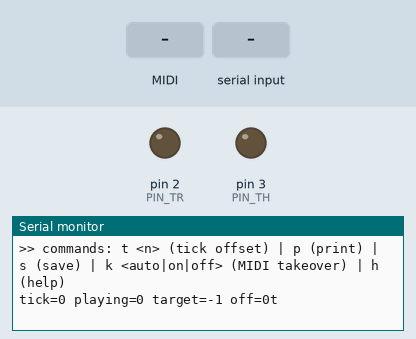
This sketch was run on a simulated Teensy 4. Shown: output pins drawn as LEDs (lit = HIGH), the last lines printed to the serial monitor. The test bench sets the inputs (shaded band). EEPROM starts erased.

Above: at 1.2 s.
1.3 s: MIDI note 36 received
At 2.6 s:
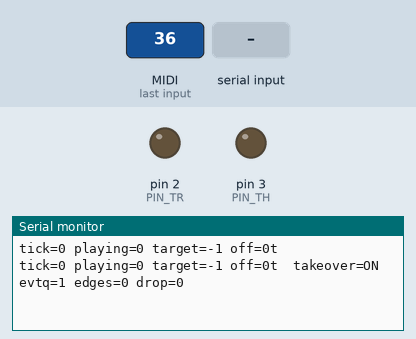
2.8 s: "on\n" received over Serial
At 2.96 s:
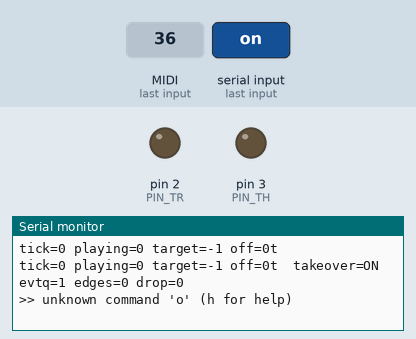
4.3 s: "90 45\n" received over Serial
At 4.7 s:
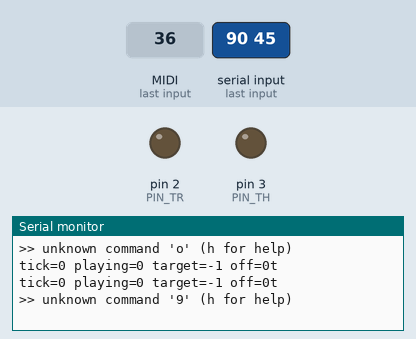
5.8 s: "t90\n" received over Serial
At 5.96 s:
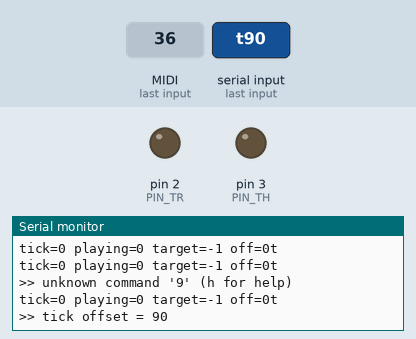

Measured:
- after the input at 1.3 s, the serial monitor: prints a new line after 0.70 s (image 1)
- after the input at 2.8 s, the serial monitor: prints a new line at once (image 2)
- after the input at 4.3 s, the serial monitor: prints a new line at once (image 3)
- after the input at 5.8 s, the serial monitor: prints a new line at once (image 4)

The sketch:

smsggdj_bridge_teensy.ino
```cpp
// smsggdj_bridge_teensy.ino -- wired USB-MIDI -> SMS/Mega Drive sync bridge (Teensy 4.1)
//
// The wired sibling of the ESP32 firmware (../../main): no WiFi, no Ableton Link.
// A DAW sends USB-MIDI over USB-C; this drives the same two DE-9 controller-port
// wires, so SMSGGDJ (SMS/GG) and genmddj (Mega Drive) follow it identically.
//
// Two mutually-exclusive uses of the two wires (same as the ESP32-S3):
//   * MIDI clock  -> a rolling 2-bit tick counter the tracker reads in SYNC: IN.
//   * MIDI notes  -> a console-clocked serial link (MIDI takeover) the tracker
//                    plays live on its own voices, sequencer stopped.
//
// BUILD: Arduino IDE / Teensyduino. Board = Teensy 4.1. Tools > USB Type =
//        "Serial + MIDI" (Serial keeps the tuning console; MIDI is the clock/notes
//        input). See ../README.md for wiring + the 5 V level-shifter requirement.
//
// The wire contract lives in ../../MIDI.md and ../../main; keep this in sync.

#include <EEPROM.h>
#include "config.h"
#include "midi_proto.h"

// ---------------------------------------------------------------------------
// Shared state. loop() produces (MIDI tick, event queue); two ISRs consume
// (the 1 kHz presenter IntervalTimer, the CLK falling-edge interrupt). Cortex-M7
// single-word access is atomic, but multi-field updates are guarded with
// noInterrupts()/interrupts() -- the Teensy equivalent of the ESP32 portMUX.
// ---------------------------------------------------------------------------
IntervalTimer g_presenter;

// MIDI-clock transport -> counter target. target < 0 means stopped/armed (freeze).
volatile int32_t g_midiTick   = 0;
volatile bool    g_playing    = false;
volatile int32_t g_target     = -1;
volatile uint32_t g_lastClockUs = 0;
int32_t g_offsetTicks = DEFAULT_OFFSET_TICKS;

// Wire role: the counter presenter owns the pins, or the takeover responder does.
enum WireMode { WIRE_COUNTER = 0, WIRE_TAKEOVER = 1 };
volatile WireMode g_wireMode = WIRE_COUNTER;

// --- Takeover event ring + shift register (see midi_proto.h for the frame) ----
volatile MidiEvt  g_evtq[MIDI_EVTQ_SIZE];
volatile uint16_t g_eHead = 0, g_eTail = 0;   // free-running; index = x & (SIZE-1)
volatile uint32_t g_sr = 0;                   // shift register, next bit in bit 31
volatile int      g_srBits = 0;               // bits left in g_sr (0 => reload)
volatile uint32_t g_lastClkEdgeUs = 0;        // last CLK edge (idle-gap detection)
volatile bool     g_idleArmed = false;        // flag already presented this idle gap
volatile uint32_t g_clkEdges = 0;             // HUD
volatile uint32_t g_dropped  = 0;             // HUD

// Takeover engagement, matching the ESP32's `k` command.
enum TakeoverMode { TK_AUTO = 0, TK_ON = 1, TK_OFF = 2 };
volatile int      g_takeoverMode = TK_AUTO;
volatile uint32_t g_takeoverLastUs = 0;

static inline uint16_t evtq_count() { return (uint16_t)(g_eHead - g_eTail); }

// ---------------------------------------------------------------------------
// Open-drain wire I/O. Teensy OUTPUT_OPENDRAIN matches the ESP32 semantics:
// level 1 = release (the port's pull-up -> logic high), 0 = drive to ground.
// (5 V is kept off the Teensy by the external level shifter -- see config.h.)
// ---------------------------------------------------------------------------
static inline void writeCounter(uint8_t count) {
  digitalWriteFast(PIN_TR, (count & 0x1) ? HIGH : LOW);   // bit 0
  digitalWriteFast(PIN_TH, (count & 0x2) ? HIGH : LOW);   // bit 1
}

// ---------------------------------------------------------------------------
// Counter presenter (1 kHz). Advances a rolling count toward g_target: never
// backward, <= MAX_TICKS_PER_FRAME between two SMS frame reads. Byte-for-byte the
// logic of onPresenterTimer() in ../../main/main.cpp. While takeover owns the
// pins it steps aside and services the idle-gap resync instead.
// ---------------------------------------------------------------------------
static void present_bit_locked();     // fwd
static void takeover_idle_check();    // fwd

static void onPresenterTimer() {
  if (g_wireMode != WIRE_COUNTER) { takeover_idle_check(); return; }

  int32_t target = g_target;   // single word; atomic read

  static int32_t presented = 0;
  static bool valid = false;

  if (target < 0) { valid = false; return; }        // stopped/armed: hold

  if (!valid) {                                      // first target after (re)start: snap
    presented = target;
    valid = true;
    writeCounter((uint8_t)(presented & 0x3));
    return;
  }

  // Per-SMS-frame budget so we never present > MAX_TICKS_PER_FRAME between reads.
  static uint32_t lastRefill = 0;
  static int budget = MAX_TICKS_PER_FRAME;
  const uint32_t now = micros();
  if ((uint32_t)(now - lastRefill) >= 1000000UL / SMS_FRAME_HZ) {
    budget = MAX_TICKS_PER_FRAME;
    lastRefill = now;
  }

  if (target > presented && budget > 0) {            // advance, never backward, capped
    int32_t step = target - presented;
    if (step > budget) step = budget;
    presented += step;
    budget -= (int)step;
    writeCounter((uint8_t)(presented & 0x3));
  }
}

// ---------------------------------------------------------------------------
// MIDI takeover: stream notes to the console over the two wires, console-clocked.
// The console is the clock master (idle CLK low; pulses low->high->low, samples
// DAT on the RISING edge). We drive DAT open-drain and change it on the FALLING
// edge (MSB-first). After an idle gap we present a leading FLAG bit. Mirrors the
// ESP32's takeover module. See midi_proto.h for the frame packing.
// ---------------------------------------------------------------------------

// Load the next wire frame into the shift register (caller in a critical region):
// a queued event -> flag 1 + status:d1:d2 (25 bits), else flag 0 (1 bit).
static void load_frame_locked() {
  if (evtq_count() > 0) {
    const uint16_t idx = g_eTail++ & (MIDI_EVTQ_SIZE - 1);
    MidiEvt e;
    e.status = g_evtq[idx].status;
    e.d1 = g_evtq[idx].d1;
    e.d2 = g_evtq[idx].d2;
    g_sr = midi_frame_word(e);
    g_srBits = MIDI_FRAME_BITS;
  } else {
    g_sr = 0;          // flag = 0 (empty)
    g_srBits = 1;
  }
}

// Present the next DAT bit and advance. Reloads a fresh frame when exhausted --
// within a burst events run back-to-back; a new burst resyncs via the idle
// watchdog forcing g_srBits = 0 first.
static void present_bit_locked() {
  if (g_srBits == 0) load_frame_locked();
  const int bit = (int)((g_sr >> 31) & 1u);
  g_sr <<= 1;
  g_srBits--;
  digitalWriteFast(PIN_MIDI_DAT, bit ? HIGH : LOW);   // OD: 1 = release, 0 = low
}

// CLK falling edge: the console has sampled the current bit -> present the next.
static void clk_isr() {
  g_lastClkEdgeUs = micros();
  g_idleArmed = false;
  present_bit_locked();
  g_clkEdges++;
}

// From the presenter timer while in takeover: once CLK has been quiet for
// TAKEOVER_IDLE_US we're between bursts -> resync and present a fresh flag bit so
// it's stable before the console's next rising edge (idle-gap resync).
static void takeover_idle_check() {
  const uint32_t now = micros();
  if (!g_idleArmed && (uint32_t)(now - g_lastClkEdgeUs) > TAKEOVER_IDLE_US) {
    g_idleArmed = true;
    g_srBits = 0;              // drop any partial frame; reload from the flag
    present_bit_locked();
  }
}

// Enqueue a normalised event. CC coalesces (an unread same-channel same-controller
// CC has its value replaced in place, so a knob sweep can't flood the wire). A
// NoteOff/panic is `critical` -> never dropped (evict the oldest to fit). Called
// from loop(); guards against the two ISRs with a critical region.
static void evtq_push(const MidiEvt& ev, bool critical) {
  noInterrupts();
  if ((ev.status & 0xF0) == (EVT_CC << 4)) {
    for (uint16_t i = g_eTail; i != g_eHead; i++) {
      volatile MidiEvt& e = g_evtq[i & (MIDI_EVTQ_SIZE - 1)];
      if (e.status == ev.status && e.d1 == ev.d1) { e.d2 = ev.d2; interrupts(); return; }
    }
  }
  if (evtq_count() >= MIDI_EVTQ_SIZE) {
    if (!critical) { g_dropped++; interrupts(); return; }
    g_eTail++; g_dropped++;                 // evict the oldest so the note-off fits
  }
  volatile MidiEvt& slot = g_evtq[g_eHead & (MIDI_EVTQ_SIZE - 1)];
  slot.status = ev.status; slot.d1 = ev.d1; slot.d2 = ev.d2;
  g_eHead++;
  interrupts();
}

static bool takeover_active() {
  const int m = g_takeoverMode;
  if (m == TK_OFF) return false;
  if (m == TK_ON)  return true;
  return (uint32_t)(micros() - g_takeoverLastUs) < TAKEOVER_TIMEOUT_US;
}

// Reconfigure the two wires for the requested role. Only touches hardware on a
// real transition. Called from loop() (attach/detachInterrupt, pinMode -- not
// ISR-safe).
static void wire_set_mode(WireMode m) {
  if (m == g_wireMode) return;
  if (m == WIRE_TAKEOVER) {
    pinMode(PIN_MIDI_DAT, OUTPUT_OPENDRAIN);
    digitalWriteFast(PIN_MIDI_DAT, HIGH);      // DAT idle = released high
    noInterrupts();
    g_srBits = 0; g_idleArmed = false; g_lastClkEdgeUs = micros();
    present_bit_locked();                      // put a defined (flag) bit on DAT now
    interrupts();
    pinMode(PIN_MIDI_CLK, INPUT_PULLDOWN);     // console drives CLK; idle-low when unplugged
    attachInterrupt(digitalPinToInterrupt(PIN_MIDI_CLK), clk_isr, FALLING);
  } else {
    detachInterrupt(digitalPinToInterrupt(PIN_MIDI_CLK));
    pinMode(PIN_TR, OUTPUT_OPENDRAIN);
    pinMode(PIN_TH, OUTPUT_OPENDRAIN);
    writeCounter(0);                           // release both lines
    g_target = -1;                             // force the presenter to re-snap
  }
  g_wireMode = m;
}

// ---------------------------------------------------------------------------
// USB-MIDI input (device). USB Type must be "Serial + MIDI". We use the polling
// API (usbMIDI.read + getType/getChannel/getData*) so we act on the raw bytes,
// exactly like the ESP32's packet scan. Real-time clock/transport -> counter;
// channel-voice -> takeover FIFO.
// ---------------------------------------------------------------------------
static void handle_realtime(uint8_t status) {
  const uint32_t now = micros();
  switch (status) {
    case 0xF8:  if (g_playing) g_midiTick++;  g_lastClockUs = now; break;  // Clock
    case 0xFA:  g_midiTick = 0; g_playing = true;  g_lastClockUs = now; break;  // Start
    case 0xFB:  g_playing = true;              g_lastClockUs = now; break;  // Continue
    case 0xFC:  g_playing = false;             break;                       // Stop
    default: break;                                                         // ignore 0xFE/0xFF
  }
}

static void poll_usb_midi() {
  while (usbMIDI.read()) {
    const uint8_t type = usbMIDI.getType();   // status-byte form (see midi_proto.h notes)
    if (type >= 0xF8) { handle_realtime(type); continue; }   // System Real-Time

    // Channel-voice: getChannel() is 1..16 -> wire channel 0..15.
    const uint8_t statusHi = type & 0xF0;
    const uint8_t ch = (uint8_t)(usbMIDI.getChannel() - 1) & 0x0F;
    const uint8_t d1 = (uint8_t)usbMIDI.getData1();
    const uint8_t d2 = (uint8_t)usbMIDI.getData2();
    MidiEvt ev; bool critical;
    if (!midi_normalise(statusHi, ch, d1, d2, ev, critical)) continue;  // dropped 0xA0/0xD0
    evtq_push(ev, critical);
    g_takeoverLastUs = micros();
  }
}

// ---------------------------------------------------------------------------
// Serial tuning console (mirrors the ESP32's subset that still applies):
//   t <n>  tick offset (whole 1/24-beat steps)   |  p  print   |  s  save (EEPROM)
//   k <auto|on|off>  MIDI takeover mode           |  h  help
// (No `m` ms offset -- MIDI clock is reactive; no `c` source / `w` WiFi -- wired
// MIDI is the only source.)
// ---------------------------------------------------------------------------
struct Persist { uint32_t magic; int32_t offTicks; int32_t takeover; };
static const uint32_t PERSIST_MAGIC = 0x53474454;  // 'SGDT'

static void persist_load() {
  Persist p; EEPROM.get(0, p);
  if (p.magic != PERSIST_MAGIC) return;            // unwritten EEPROM -> compiled defaults
  g_offsetTicks = p.offTicks;
  g_takeoverMode = p.takeover;
}

static void persist_save() {
  Persist p = { PERSIST_MAGIC, g_offsetTicks, g_takeoverMode };
  EEPROM.put(0, p);
  Serial.printf(">> SAVED offset = %d ticks, takeover = %s\n",
                g_offsetTicks,
                g_takeoverMode == TK_ON ? "on" : g_takeoverMode == TK_OFF ? "off" : "auto");
}

static void print_help() {
  Serial.println(F(">> commands: t <n> (tick offset) | p (print) | s (save) | "
                   "k <auto|on|off> (MIDI takeover) | h (help)"));
}

static void set_takeover(const char* arg) {
  while (*arg == ' ') arg++;
  int m = TK_AUTO;
  if      (!strncmp(arg, "on", 2))  m = TK_ON;
  else if (!strncmp(arg, "off", 3)) m = TK_OFF;
  g_takeoverMode = m;
  Serial.printf(">> MIDI takeover: %s\n", m == TK_ON ? "on" : m == TK_OFF ? "off" : "auto");
}

static void handle_command(char* s) {
  while (*s == ' ' || *s == '\t') s++;
  switch (*s) {
    case 't': g_offsetTicks = atoi(s + 1);
              Serial.printf(">> tick offset = %d\n", g_offsetTicks); break;
    case 'p': Serial.printf(">> offset = %d ticks, takeover = %s\n", g_offsetTicks,
                            g_takeoverMode == TK_ON ? "on" : g_takeoverMode == TK_OFF ? "off" : "auto");
              break;
    case 's': persist_save(); break;
    case 'k': set_takeover(s + 1); break;
    case 'h': case '?': print_help(); break;
    case '\0': break;
    default: Serial.printf(">> unknown command '%c' (h for help)\n", *s); break;
  }
}

static void poll_serial() {
  static char line[32];
  static uint8_t len = 0;
  while (Serial.available()) {
    const char c = (char)Serial.read();
    if (c == '\n' || c == '\r') { line[len] = '\0'; if (len) handle_command(line); len = 0; }
    else if (len < sizeof(line) - 1) line[len++] = c;
  }
}

// ---------------------------------------------------------------------------
void setup() {
  Serial.begin(115200);
  pinMode(PIN_TR, OUTPUT_OPENDRAIN);
  pinMode(PIN_TH, OUTPUT_OPENDRAIN);
  writeCounter(0);                       // release both lines
  persist_load();
  g_presenter.begin(onPresenterTimer, 1000000 / PRESENTER_HZ);   // 1 kHz
  print_help();
}

void loop() {
  poll_usb_midi();
  poll_serial();

  // Arbitrate the two wires: channel-voice traffic -> takeover, else counter.
  wire_set_mode(takeover_active() ? WIRE_TAKEOVER : WIRE_COUNTER);

  // Recompute the counter target from the MIDI-clock transport (mirrors the
  // ESP32 loop). Playing but no recent clock byte -> treat as stopped (freeze).
  bool playing = g_playing && ((uint32_t)(micros() - g_lastClockUs) < MIDI_ACTIVE_TIMEOUT_US);
  int32_t t = playing ? (g_midiTick + g_offsetTicks) : -1;
  if (t < 0 && playing) t = 0;
  g_target = t;

  // 1 Hz HUD.
  static uint32_t lastHud = 0;
  if ((uint32_t)(millis() - lastHud) >= 1000) {
    lastHud = millis();
    Serial.printf("tick=%ld playing=%d target=%ld off=%dt%s",
                  (long)g_midiTick, (int)playing, (long)g_target, g_offsetTicks,
                  g_wireMode == WIRE_TAKEOVER || g_takeoverMode != TK_AUTO ? "" : "\n");
    if (g_wireMode == WIRE_TAKEOVER || g_takeoverMode != TK_AUTO)
      Serial.printf("  takeover=%s evtq=%u edges=%lu drop=%lu\n",
                    g_wireMode == WIRE_TAKEOVER ? "ON" : "off",
                    (unsigned)evtq_count(), (unsigned long)g_clkEdges, (unsigned long)g_dropped);
  }
}
```

Source omitted: midi_proto.h (3427 bytes), config.h (3844 bytes)
